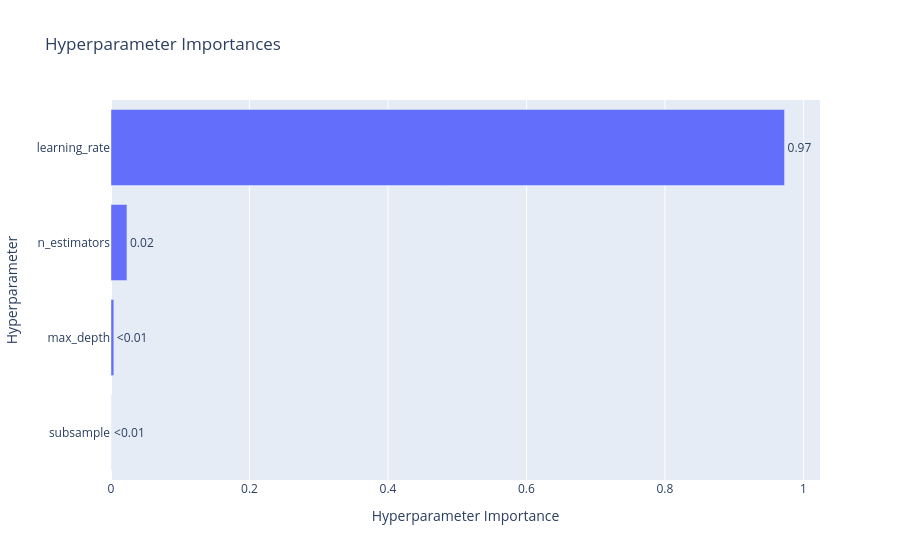

Notebook cell for this chart:
### Code cell
# Plot parameter importances
plot_param_importances(study)

### Figure 1 — Plotly figure (JSON) as saved in the notebook; plotly's stock layout.template omitted (floating-point values rounded to 4 significant figures)
{"data": [{"cliponaxis": false, "hovertemplate": ["subsample (FloatDistribution): 0.0001385639727020408<extra></extra>", "max_depth (IntDistribution): 0.004088123469699402<extra></extra>", "n_estimators (IntDistribution): 0.023053585468103627<extra></extra>", "learning_rate (FloatDistribution): 0.972719727089495<extra></extra>"], "name": "Objective Value", "orientation": "h", "text": ["<0.01", "<0.01", "0.02", "0.97"], "textposition": "outside", "type": "bar", "x": [0.0001386, 0.004088, 0.02305, 0.9727], "y": ["subsample", "max_depth", "n_estimators", "learning_rate"]}], "layout": {"title": {"text": "Hyperparameter Importances"}, "xaxis": {"title": {"text": "Hyperparameter Importance"}}, "yaxis": {"title": {"text": "Hyperparameter"}}}}
